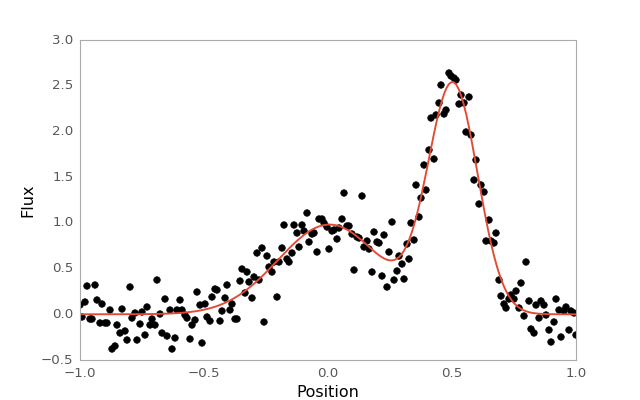

Reproduce this figure in Python.
import numpy as np
import matplotlib.pyplot as plt
from astropy.modeling import models, fitting

# Generate fake data
np.random.seed(42)
g1 = models.Gaussian1D(1, 0, 0.2)
g2 = models.Gaussian1D(2.5, 0.5, 0.1)
x = np.linspace(-1, 1, 200)
y = g1(x) + g2(x) + np.random.normal(0., 0.2, x.shape)

# Now to fit the data create a new superposition with initial
# guesses for the parameters:
gg_init = models.Gaussian1D(1, 0, 0.1) + models.Gaussian1D(2, 0.5, 0.1)
fitter = fitting.SLSQPLSQFitter()
gg_fit = fitter(gg_init, x, y)

# Plot the data with the best-fit model
plt.figure(figsize=(8,5))
plt.plot(x, y, 'ko')
plt.plot(x, gg_fit(x))
plt.xlabel('Position')
plt.ylabel('Flux')
